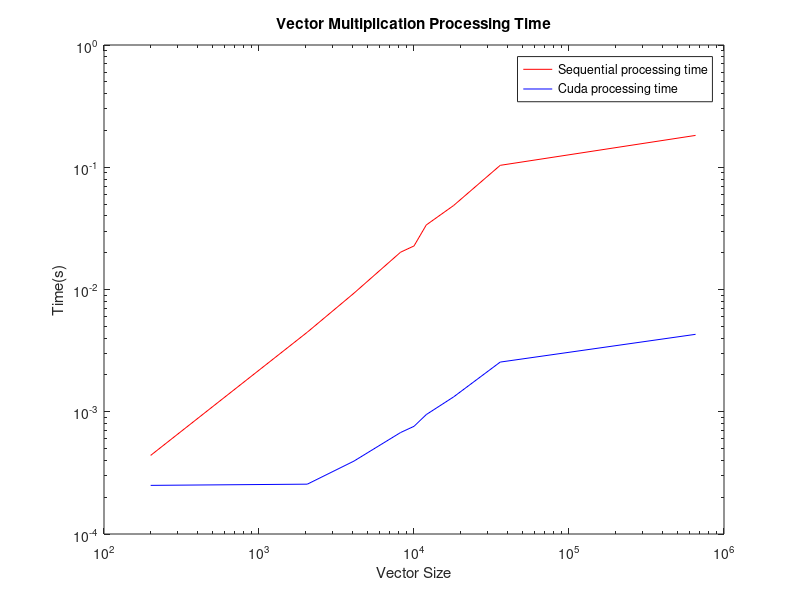

Reproduce this figure in MATLAB.
time_seq=[0.00043948357142857 0.00447632075 0.009323553 0.0201927795 0.0227121635 0.0337206876666675 0.04861527 0.10370042466667 0.18217966766667];
time_cuda=[0.000249930625 0.00025567025 0.0003946715 0.00067617075 0.00075986975 0.0009481945 0.00132184475 0.00254901975 0.00429938375];
sizes=[200 2050 4096 8192 10000 12000 18000 36000 655536];

loglog(sizes,time_seq,'r');
hold on
loglog(sizes,time_cuda,'b');
title('Vector Multiplication Processing Time');
ylabel('Time(s)');
xlabel('Vector Size');
legend('Sequential processing time','Cuda processing time');